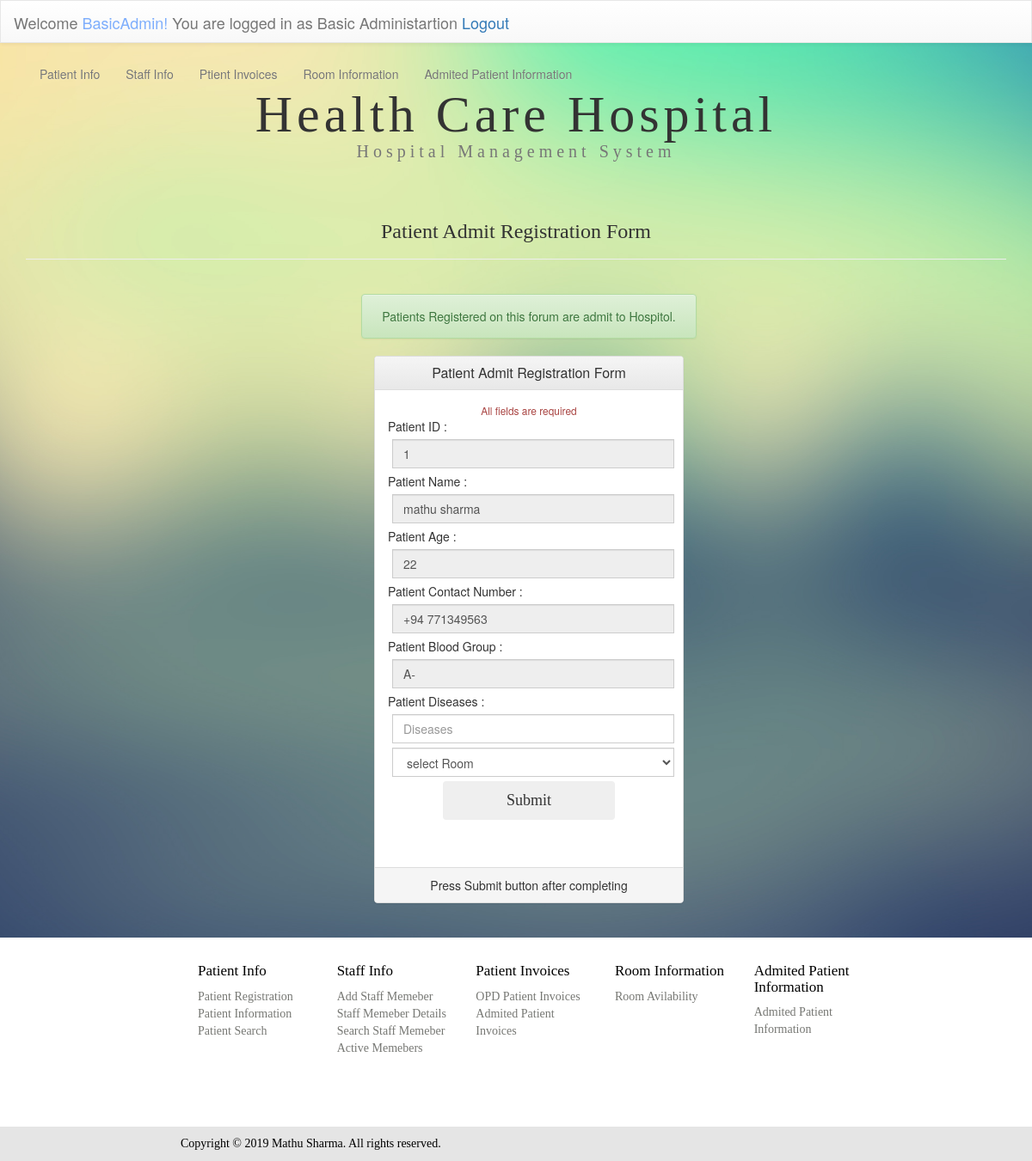
/HospitalSystem/admit.php?id=1 (signed in), run on the app's committed database.
### tables this page shows
CREATE TABLE `patient` (
  `pet_id` int(11) NOT NULL AUTO_INCREMENT,
  `pet_reg_date` datetime DEFAULT CURRENT_TIMESTAMP,
  `pet_fn` varchar(100) DEFAULT NULL,
  `pet_sn` varchar(100) DEFAULT NULL,
  `pet_addr` varchar(500) DEFAULT NULL,
  `pet_ac` varchar(3) DEFAULT '+94',
  `pet_con` int(10) DEFAULT NULL,
  `pet_em` varchar(1000) DEFAULT NULL,
  `pet_gen` varchar(10) DEFAULT NULL,
  `pet_bd` date DEFAULT NULL,
  `pet_age` int(3) DEFAULT NULL,
  `pet_bg` varchar(3) DEFAULT NULL,
  `Pet_opdid` int(11) DEFAULT NULL,
  `Insert_admunname` varchar(100) DEFAULT NULL,
  `Update_sadmunname` varchar(100) DEFAULT NULL,
  `update_date` datetime DEFAULT NULL,
  PRIMARY KEY (`pet_id`),
  KEY `Pet_opdid` (`Pet_opdid`)
);

### HospitalSystem/admit.php (the view, shortened to what this page needs)
<?php include 'admitdb.php';?>
<!DOCTYPE html PUBLIC "-//W3C//DTD XHTML 1.0 Transitional//EN" "http://www.w3.org/TR/xhtml1/DTD/xhtml1-transitional.dtd">
<html xmlns="http://www.w3.org/1999/xhtml">
<head>
<link rel="stylesheet" href="css/bootstrap.min.css">
<link rel="stylesheet" href="css/bootstrap-theme.min.css">
<link rel="stylesheet" type="text/css" href="css/staff.css"/>
<link rel="stylesheet" href="css/hide.css">
</head>
<body>
<header class="nav-down ">
<?php include_once('navbar.php');?>
</header><br>
<div class="container">
<div class="row">
<div class="col-md-12 col-xs-12">
<h1 class="text-center ">Health Care Hospital<br /><small style="font-size:20px">Hospital Management System</small></h1></div>
</div>
</div>
<br />
<div class="container">
<div class="row">
<div class="col-md-12 col-xs-12">
<div class="page-header">
<h3 style="font-family:calibri;" class="text-center">Patient Admit Registration Form</h3></div>
<br />
<div class="container">
<div class="row">
<div class="col-md-4 col-md-push-4 col-xs-12 alert alert-success text-center">Patients Registered on this forum are admit to Hospitol.</div>
</div>
</div>
<div class="container">
<div class="row ">
<div class="col-md-4 col-md-offset-4 col-xs-12">
<div class="panel panel-default">
<div class="panel-heading">
<h3 class="panel-title text-center">Patient Admit Registration Form</h3>
</div>
<center>
<div class="panel-body">
<small class="text-danger">All fields are required</small>
<div>
<?php
$id=$_REQUEST['id'];
$query = "SELECT * from `patient` where pet_id='".$id."'";
$result = mysqli_query($con, $query) or die ( mysqli_error());
$row = mysqli_fetch_assoc($result);
?>
  <form method="post" action="">
  <div align="left">  Patient ID :</div>
    <input disabled  value="<?php echo $row["pet_id"]; ?>" style="margin:5px;  border-radius:0px" type="text" class="form-control" placeholder="Patient ID" >
<div align="left">  Patient Name :</div>
    <input disabled    value="<?php echo $row["pet_fn"]; ?> <?php echo $row["pet_sn"]; ?>" style="margin:5px;  border-radius:0px" type="text" class="form-control" placeholder="Patient Name">
<div align="left">  Patient Age :</div>
    <input disabled     value="<?php echo $row["pet_age"]; ?>" style="margin:5px;  border-radius:0px" type="text" class="form-control" placeholder="Patient Age">
<div align="left">  Patient Contact Number :</div>
    <input disabled    value="<?php echo $row["pet_ac"]; ?> <?php echo $row["pet_con"]; ?>" style="margin:5px;  border-radius:0px" type="text" class="form-control" placeholder="Patient Contact Number">
<div align="left">  Patient Blood Group :</div>
    <input disabled      value="<?php echo $row["pet_bg"]; ?>" style="margin:5px;  border-radius:0px" type="text" class="form-control" placeholder="Patient Blood Group">
<div align="left">  Patient Diseases :</div>
    <input required  name="pet_disea" value="" style="margin:5px;  border-radius:0px" type="text" class="form-control" placeholder="Diseases">
    <select required  name="adm_rn"  style="margin:5px;  border-radius:0px" class="form-control">
    <option value="">select Room</option>
    </select>
  </div>
  <button name="submit"  class="btn" onclick="">Submit</button>
  <br>
</center>
<div class="panel-footer text-center">Press Submit button after completing </div>
</div>
</div>
</div>
</div>
</div>
</div>
</div>
</body>
<footer>
	<?php include 'footer.php';?>
</footer>
</html>

### HospitalSystem/css/staff.css (style rules this page uses)
body { background:url(../images/background.jpg) no-repeat center center fixed ; -webkit-background-size:cover; -moz-background-size:cover; -o-background-size:cover; background-size:cover; }
h1 { text-align:center; font-family:"calibri"; font-size:60px; padding-top:10px; letter-spacing:5px; }
.btn { height:45px; width:200px; font-size:18px; font-family:"calibri"; }

### HospitalSystem/css/hide.css (style rules this page uses)
body { padding-top: 50px; }
header { height: 40px; z-index: 1; position:fixed; top: 0; transition: top 0.2s ease-in-out; width: 100%; }

### HospitalSystem/css/menu.css (style rules this page uses)
body { background:url(../images/background.jpg) no-repeat center center fixed ; -webkit-background-size:cover; -moz-background-size:cover; -o-background-size:cover; background-size:cover; }
h1 { text-align:center; font-family:"calibri"; font-size:60px; padding-top:10px; letter-spacing:5px; }

### data on the page
patient: pet_id "1", pet_fn+pet_sn "mathu sharma", pet_age "22", pet_ac+pet_con "+94 771349563", pet_bg "A-"

### other printed values
$_SESSION['sadmun'] "BasicAdmin"
$_SESSION['admty'] "Basic Administartion"
